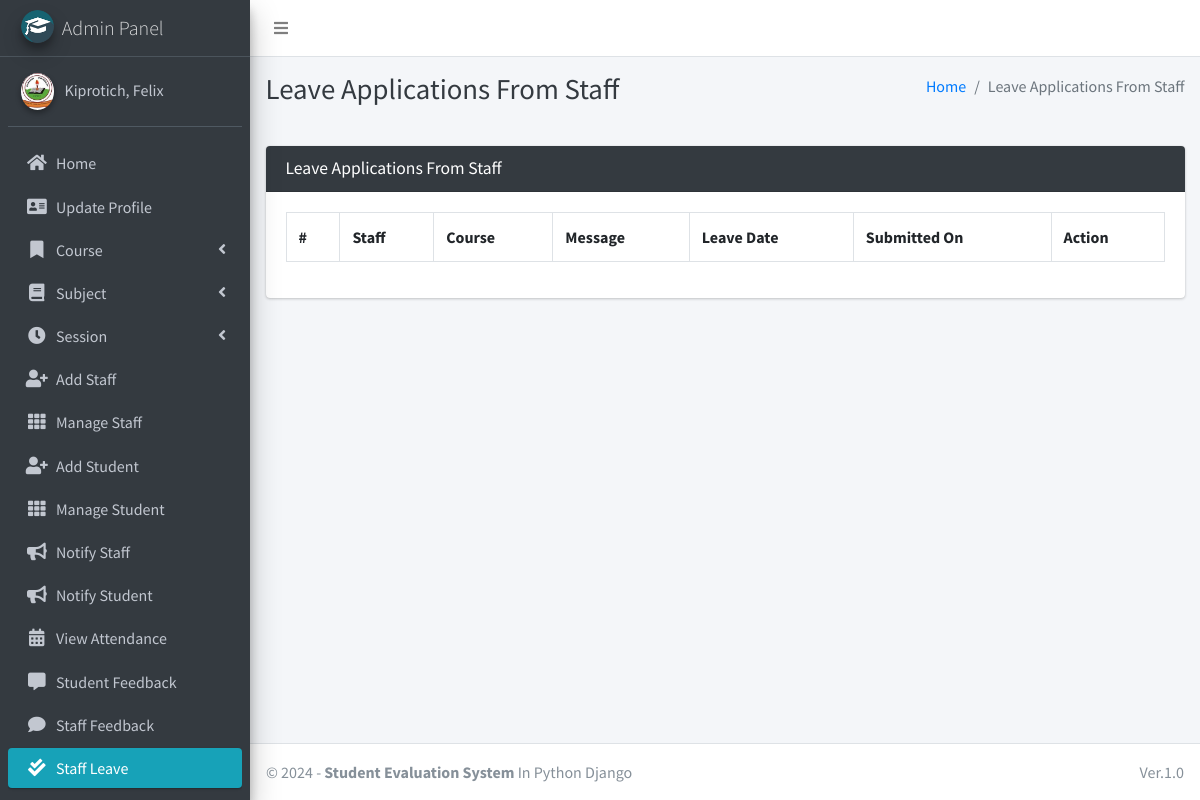
Screenshot of /staff/view/leave/ (signed in) with the database file from the repository.
### main_app/models.py (models this page shows)
class CustomUser(AbstractUser):
    USER_TYPE = ((1, "HOD"), (2, "Staff"), (3, "Student"))
    GENDER = [("M", "Male"), ("F", "Female")]
    username = None  # Removed username, using email instead
    email = models.EmailField(unique=True)
    user_type = models.CharField(default=1, choices=USER_TYPE, max_length=1)
    gender = models.CharField(max_length=1, choices=GENDER)
    profile_pic = models.ImageField()
    address = models.TextField()
    fcm_token = models.TextField(default="")  # For firebase notifications
    created_at = models.DateTimeField(auto_now_add=True)
    updated_at = models.DateTimeField(auto_now=True)
    USERNAME_FIELD = "email"
    REQUIRED_FIELDS = []
    objects = CustomUserManager()
    def __str__(self):
        return self.last_name + ", " + self.first_name

### main_app/hod_views.py (the view, shortened to what this page needs)
# urls.py: path("staff/view/leave/", hod_views.view_staff_leave, name="view_staff_leave",),
@csrf_exempt
def view_staff_leave(request):
    if request.method != 'POST':
        allLeave = LeaveReportStaff.objects.all()
        context = {
            'allLeave': allLeave,
            'page_title': 'Leave Applications From Staff'
        }
        return render(request, "hod_template/staff_leave_view.html", context)

### main_app/templates/hod_template/staff_leave_view.html (shortened to what this page needs)
{% extends 'main_app/base.html' %}
{% load static %}
{% block page_title %}{{page_title}}{% endblock page_title %}
{% block content %}
<section class="content">
    <div class="container-fluid">
        <div class="row">
            <div class="col-md-12">
                <div class="card card-dark">
                    <div class="card-header">
                        <h3 class="card-title">{{page_title}}</h3>
                    </div>
                    <div class="table card-body">
                        <table class="table table-bordered table-hover">
                            <tr>
                                <th>#</th>
                                <th>Staff</th>
                                <th>Course</th>
                                <th>Message</th>
                                <th>Leave Date</th>
                                <th>Submitted On</th>
                                <th>Action</th>
                            </tr>
                        </table>
                    </div>
                    </div>
            </div>
        </div>
    </div>
</section>
{% endblock content %}

### main_app/templates/main_app/sidebar_template.html (shortened to what this page needs)
{% load static %}
<aside class="main-sidebar sidebar-dark-info elevation-4">
    {% if request.user.user_type == '1' %}
    <a href="{% url 'admin_home' %}" class="brand-link">
        <img src="{% static 'dist/img/cmsl.png' %} " alt="AdminLTE Logo"
            class="brand-image img-circle elevation-3" >
        <span class="brand-text font-weight-light">Admin Panel</span>
    </a>
    <div class="sidebar">
        <div class="user-panel mt-3 pb-3 mb-3 d-flex">
            <div class="image">
                <img src="{{ request.user.profile_pic}}" class="img-circle elevation-2" alt="User Image">
            </div>
            <div class="info">
                <a href="#" class="d-block">{{user}}</a>
            </div>
        </div>
        <nav class="mt-2">
            <ul class="nav nav-pills nav-sidebar flex-column" data-widget="treeview" role="menu" data-accordion="false">
                <li class="nav-item">
                    {% url 'admin_home' as admin_home %}
                    <a href="{{admin_home}}" class="nav-link {% if admin_home == request.path %} active {% endif %}">
                        <i class="nav-icon fas fa-home"></i>
                        <p>
                            Home
                        </p>
                    </a>
                </li>
                <li class="nav-item">
                    {% url 'admin_view_profile' as admin_view_profile %}
                    <a href="{{admin_view_profile}}"
                        class="nav-link {% if admin_view_profile == request.path %} active {% endif %}">
                        <i class="nav-icon fas fa-address-card"></i>
                        <p>
                            Update Profile
                        </p>
                    </a>
                </li>
                <li class="nav-item has-treeview">
                    <a href="#" class="nav-link">
                        <i class="nav-icon fas fa-bookmark"></i>
                        <p>
                            Course
                            <i class="fas fa-angle-left right"></i>
                        </p>
                    </a>
                </li>
                <li class="nav-item has-treeview">
                    <a href="#" class="nav-link">
                        <i class="nav-icon fas fa-book"></i>
                        <p>
                            Subject
                            <i class="fas fa-angle-left right"></i>
                        </p>
                    </a>
                </li>
                <li class="nav-item has-treeview">
                    <a href="#" class="nav-link">
                        <i class="nav-icon fas fa-clock"></i>
                        <p>
                            Session
                            <i class="fas fa-angle-left right"></i>
                        </p>
                    </a>
                </li>
                <li class="nav-item">
                    {% url 'add_staff' as add_staff %}
                    <a href="{{add_staff}}" class="nav-link {% if add_staff == request.path %} active {% endif %}">
                        <i class="nav-icon fas fa-user-plus"></i>
                        <p>
                            Add Staff
                        </p>
                    </a>
                </li>
                <li class="nav-item">
                    {% url 'manage_staff' as manage_staff %}
                    {% url 'edit_staff' staff_id as edit_staff %}
                    <a href="{{manage_staff}}"
                        class="nav-link {% if manage_staff == request.path or request.path == edit_staff %} active {% endif %}">
                        <i class="nav-icon fas fa-th"></i>
                        <p>
                            Manage Staff
                        </p>
                    </a>
                </li>
                <li class="nav-item">
                    {% url 'add_student' as add_student%}
                    <a href="{{add_student}}" class="nav-link  {% if add_student == request.path %} active {% endif %}">
                        <i class="nav-icon fas fa-user-plus"></i>
                        <p>
                            Add Student
                        </p>
                    </a>
                </li>
                <li class="nav-item">
                    {% url 'manage_student' as manage_student %}
                    {% url 'edit_student' student_id as edit_student %}
                    <a href="{{manage_student}}"
                        class="nav-link  {% if edit_student == request.path or manage_student == request.path %} active {% endif %}">
                        <i class="nav-icon fas fa-th"></i>
                        <p>
                            Manage Student
                        </p>
                    </a>
                </li>
                <li class="nav-item">
                    {% url 'admin_notify_staff' as admin_notify_staff %}
                    <a href="{{admin_notify_staff}}"
                        class="nav-link {% if admin_notify_staff == request.path %} active {% endif %}">
                        <i class="nav-icon fas fa-bullhorn"></i>
                        <p>
                            Notify Staff
                        </p>
                    </a>
                </li>
                <li class="nav-item">
                    {% url 'admin_notify_student' as admin_notify_student %}
                    <a href="{{admin_notify_student}}"
                        class="nav-link {% if admin_notify_student == request.path %} active {% endif %}">
                        <i class="nav-icon fas fa-bullhorn"></i>
                        <p>
                            Notify Student
                        </p>
                    </a>
                </li>
                <li class="nav-item">
                    {% url 'admin_view_attendance' as admin_view_attendance %}
                <li class="nav-item">
                    <a href="{{admin_view_attendance}}"
                        class="nav-link  {% if admin_view_attendance == request.path %} active {% endif %}">
                        <i class="nav-icon fas fa-calendar-alt"></i>
                        <p>
                            View Attendance
                        </p>
                    </a>
                </li>
                <li class="nav-item">
                    {% url 'student_feedback_message' as student_feedback_message %}
                    <a href="{{ student_feedback_message }}"
                        class="nav-link  {% if student_feedback_message == request.path %} active {% endif %}">
                        <i class="nav-icon fas fa-comment-alt"></i>
                        <p>
                            Student Feedback
                        </p>
                    </a>
                </li>
                <li class="nav-item">
                    {% url 'staff_feedback_message' as staff_feedback_message %}
                    <a href="{{staff_feedback_message}}"
                        class="nav-link   {% if staff_feedback_message == request.path %} active {% endif %}">
                        <i class="nav-icon fas fa-comment"></i>
                        <p>
                            Staff Feedback
                        </p>
                    </a>
                </li>
                <li class="nav-item">
                    {% url 'view_staff_leave' as view_staff_leave %}
                    <a href="{{view_staff_leave}}"
                        class="nav-link  {% if view_staff_leave == request.path %} active {% endif %}">
                        <i class="nav-icon fas fa-check-double"></i>
                        <p>
                            Staff Leave
                        </p>
                    </a>
                </li>
                <li class="nav-item">
                    {% url 'view_student_leave' as view_student_leave %}
                    <a href="{% url 'view_student_leave' %}"
                        class="nav-link  {% if view_student_leave == request.path %} active {% endif %}">
                    </a>
                </li>
                                        {% endif %}
                                    </ul>
                                </nav>
                            </div>
</aside>

### rows the page displays
CustomUser: user.profile_pic (picture), last_name+first_name "Kiprotich, Felix"

### other values shown
{{ page_title }} "Leave Applications From Staff"
